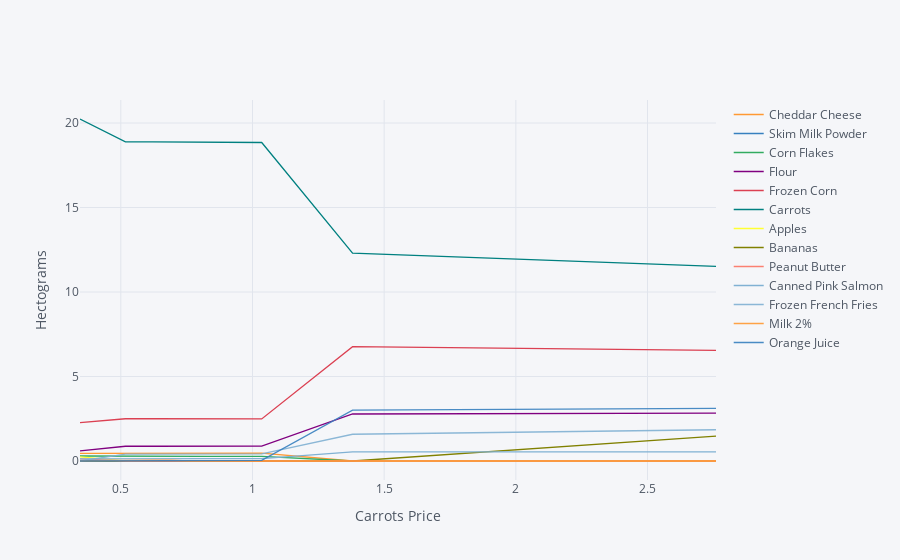

Write notebook code for a chart like this one.
### Markdown cell above
The code below creates a graph which changes prices just for *one* food,
  and traces out the effects of this change on all the foods consumed.

### Code cell
import cufflinks as cf
cf.go_offline()

ReferenceGood = 'Carrots'

scale = [0.5,0.75,0.9,1.,1.1,1.2,1.3,1.4,1.5,2,4]

cost0 = solve_subsistence_problem(FoodNutrients,Prices,diet_min[group],diet_max[group],tol=tol).fun

my_p = Prices.copy()

diet = {}
for s in scale:

    my_p[ReferenceGood] = Prices[ReferenceGood]*s
    result = solve_subsistence_problem(FoodNutrients,my_p,diet_min[group],diet_max[group],tol=tol)
    diet[my_p[ReferenceGood]] = result.diet

Diet_response = pd.DataFrame(diet).T
Diet_response.index.name = '%s Price' % ReferenceGood

Diet_response.reset_index(inplace=True)

# Get rid of units for index (cufflinks chokes)
Diet_response['%s Price' % ReferenceGood] = Diet_response['%s Price' % ReferenceGood].apply(lambda x: x.magnitude)

Diet_response = Diet_response.set_index('%s Price' % ReferenceGood)

# Just look at goods consumed in quantities greater than error tolerance
Diet_response.loc[:,(Diet_response>tol).sum()>0].iplot(xTitle='%s Price' % ReferenceGood,yTitle='Hectograms')

### Figure 1 — Plotly figure (JSON) as saved in the notebook; plotly's stock layout.template omitted (floating-point values rounded to 4 significant figures)
{"data": [{"line": {"color": "rgba(255, 153, 51, 1.0)", "dash": "solid", "shape": "linear", "width": 1.3}, "mode": "lines", "name": "Cheddar Cheese ", "text": "", "type": "scatter", "x": [0.345, 0.5175, 0.621, 0.69, 0.759, 0.828, 0.897, 0.966, 1.035, 1.38, 2.76], "y": [0.4543, 0.4636, 0.4636, 0.4636, 0.4637, 0.4637, 0.4659, 0.4659, 0.4668, 0, 0]}, {"line": {"color": "rgba(55, 128, 191, 1.0)", "dash": "solid", "shape": "linear", "width": 1.3}, "mode": "lines", "name": "Skim Milk Powder ", "text": "", "type": "scatter", "x": [0.345, 0.5175, 0.621, 0.69, 0.759, 0.828, 0.897, 0.966, 1.035, 1.38, 2.76], "y": [0, 0, 0, 0, 0.004972, 0.004972, 0.001326, 0.001326, 0, 0, 0]}, {"line": {"color": "rgba(50, 171, 96, 1.0)", "dash": "solid", "shape": "linear", "width": 1.3}, "mode": "lines", "name": "Corn Flakes", "text": "", "type": "scatter", "x": [0.345, 0.5175, 0.621, 0.69, 0.759, 0.828, 0.897, 0.966, 1.035, 1.38, 2.76], "y": [0.2955, 0.2723, 0.2723, 0.2723, 0.2723, 0.2723, 0.2726, 0.2726, 0.2723, 0, 0]}, {"line": {"color": "rgba(128, 0, 128, 1.0)", "dash": "solid", "shape": "linear", "width": 1.3}, "mode": "lines", "name": "Flour", "text": "", "type": "scatter", "x": [0.345, 0.5175, 0.621, 0.69, 0.759, 0.828, 0.897, 0.966, 1.035, 1.38, 2.76], "y": [0.5938, 0.8733, 0.8733, 0.8733, 0.8737, 0.8737, 0.8723, 0.8723, 0.8757, 2.781, 2.834]}, {"line": {"color": "rgba(219, 64, 82, 1.0)", "dash": "solid", "shape": "linear", "width": 1.3}, "mode": "lines", "name": "Frozen Corn", "text": "", "type": "scatter", "x": [0.345, 0.5175, 0.621, 0.69, 0.759, 0.828, 0.897, 0.966, 1.035, 1.38, 2.76], "y": [2.269, 2.501, 2.501, 2.501, 2.504, 2.504, 2.493, 2.493, 2.49, 6.767, 6.547]}, {"line": {"color": "rgba(0, 128, 128, 1.0)", "dash": "solid", "shape": "linear", "width": 1.3}, "mode": "lines", "name": "Carrots", "text": "", "type": "scatter", "x": [0.345, 0.5175, 0.621, 0.69, 0.759, 0.828, 0.897, 0.966, 1.035, 1.38, 2.76], "y": [20.24, 18.89, 18.89, 18.89, 18.87, 18.87, 18.86, 18.86, 18.85, 12.29, 11.52]}, {"line": {"color": "rgba(255, 255, 51, 1.0)", "dash": "solid", "shape": "linear", "width": 1.3}, "mode": "lines", "name": "Apples ", "text": "", "type": "scatter", "x": [0.345, 0.5175, 0.621, 0.69, 0.759, 0.828, 0.897, 0.966, 1.035, 1.38, 2.76], "y": [0.2436, 0, 0, 0, 0, 0, 0, 0, 0, 0, 0]}, {"line": {"color": "rgba(128, 128, 0, 1.0)", "dash": "solid", "shape": "linear", "width": 1.3}, "mode": "lines", "name": "Bananas", "text": "", "type": "scatter", "x": [0.345, 0.5175, 0.621, 0.69, 0.759, 0.828, 0.897, 0.966, 1.035, 1.38, 2.76], "y": [0, 0, 0, 0, 0, 0, 0, 0, 0, 0, 1.473]}, {"line": {"color": "rgba(251, 128, 114, 1.0)", "dash": "solid", "shape": "linear", "width": 1.3}, "mode": "lines", "name": "Peanut Butter ", "text": "", "type": "scatter", "x": [0.345, 0.5175, 0.621, 0.69, 0.759, 0.828, 0.897, 0.966, 1.035, 1.38, 2.76], "y": [0.1281, 0, 0, 0, 0, 0, 0, 0, 0, 0, 0]}, {"line": {"color": "rgba(128, 177, 211, 1.0)", "dash": "solid", "shape": "linear", "width": 1.3}, "mode": "lines", "name": "Canned Pink Salmon", "text": "", "type": "scatter", "x": [0.345, 0.5175, 0.621, 0.69, 0.759, 0.828, 0.897, 0.966, 1.035, 1.38, 2.76], "y": [0.121, 0.1435, 0.1435, 0.1435, 0.1435, 0.1435, 0.1426, 0.1426, 0.1428, 0.5455, 0.5455]}, {"line": {"color": "rgba(128, 177, 211, 0.8999999999999999)", "dash": "solid", "shape": "linear", "width": 1.3}, "mode": "lines", "name": "Frozen French Fries", "text": "", "type": "scatter", "x": [0.345, 0.5175, 0.621, 0.69, 0.759, 0.828, 0.897, 0.966, 1.035, 1.38, 2.76], "y": [0, 0.409, 0.409, 0.409, 0.4129, 0.4129, 0.4209, 0.4209, 0.4256, 1.584, 1.85]}, {"line": {"color": "rgba(255, 153, 51, 0.8999999999999999)", "dash": "solid", "shape": "linear", "width": 1.3}, "mode": "lines", "name": "Milk 2%", "text": "", "type": "scatter", "x": [0.345, 0.5175, 0.621, 0.69, 0.759, 0.828, 0.897, 0.966, 1.035, 1.38, 2.76], "y": [0, 0.04818, 0.04818, 0.04818, 0, 0, 0, 0, 0, 0, 0]}, {"line": {"color": "rgba(55, 128, 191, 0.8999999999999999)", "dash": "solid", "shape": "linear", "width": 1.3}, "mode": "lines", "name": "Orange Juice", "text": "", "type": "scatter", "x": [0.345, 0.5175, 0.621, 0.69, 0.759, 0.828, 0.897, 0.966, 1.035, 1.38, 2.76], "y": [0, 0, 0, 0, 0, 0, 0.02579, 0.02579, 0.03538, 3.009, 3.118]}], "layout": {"autosize": true, "legend": {"bgcolor": "#F5F6F9", "font": {"color": "#4D5663"}}, "paper_bgcolor": "#F5F6F9", "plot_bgcolor": "#F5F6F9", "title": {"font": {"color": "#4D5663"}}, "xaxis": {"autorange": true, "gridcolor": "#E1E5ED", "range": [0.345, 2.76], "showgrid": true, "tickfont": {"color": "#4D5663"}, "title": {"font": {"color": "#4D5663"}, "text": "Carrots Price"}, "type": "linear", "zerolinecolor": "#E1E5ED"}, "yaxis": {"autorange": true, "gridcolor": "#E1E5ED", "range": [-1.124, 21.36], "showgrid": true, "tickfont": {"color": "#4D5663"}, "title": {"font": {"color": "#4D5663"}, "text": "Hectograms"}, "type": "linear", "zerolinecolor": "#E1E5ED"}}}
